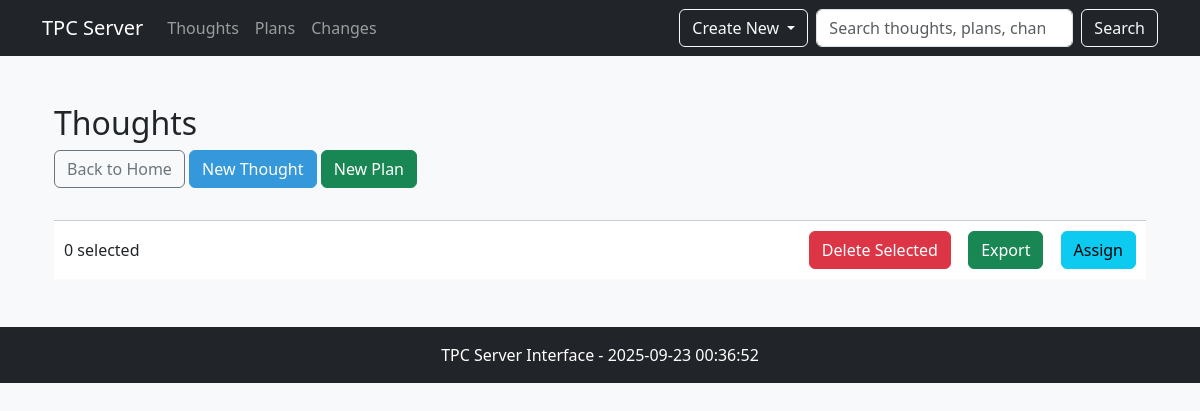
The app's page /thoughts, older data.
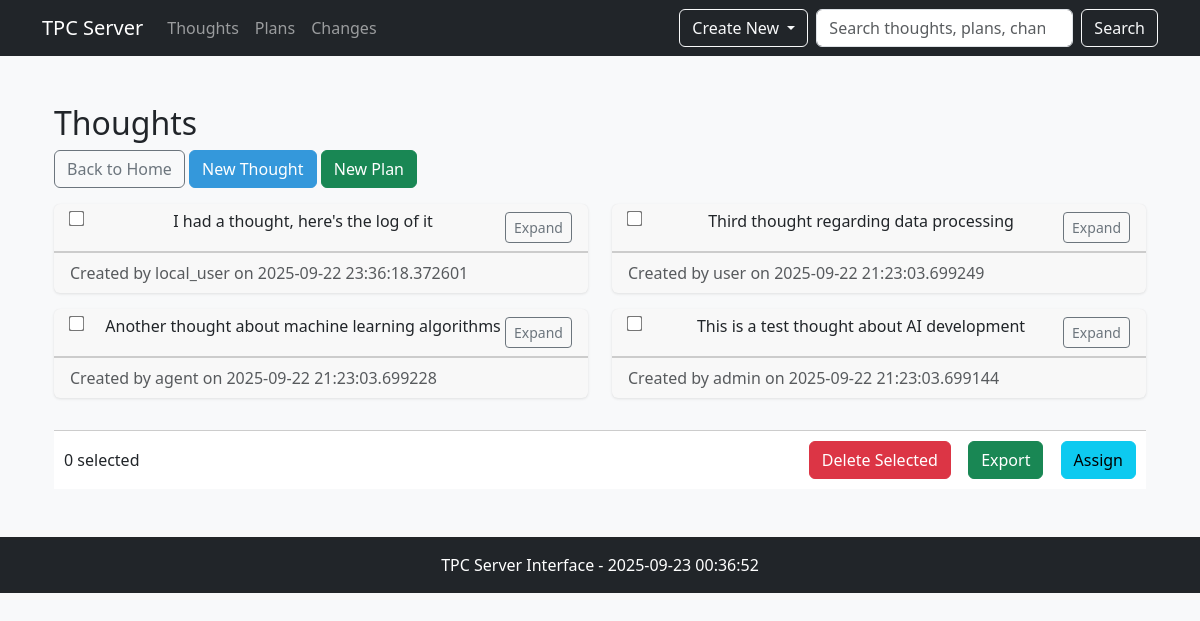
The same page, newer data.
### main.py (models this page shows)
class Thought(Base):
    __tablename__ = "thoughts"
    __table_args__ = (
        Index('ix_thought_status_created', 'status', 'created_at'),
    )
    id = Column(String, primary_key=True)
    content = Column(Text, nullable=False)
    agent_signature = Column(String, nullable=False, index=True)
    created_at = Column(DateTime, nullable=False, index=True)
    status = Column(String, default="active", index=True)
    plans = relationship(
        "Plan",
        secondary="thought_plan_association",
        back_populates="thoughts"
    )

### main.py (the view)
@app.get("/thoughts", response_class=HTMLResponse)
async def read_thoughts(
    request: Request,
    db = Depends(get_db),
    page: int = Query(1, ge=1),
    limit: int = Query(10, ge=1, le=100)
):
    current_user = await get_current_user_hybrid(request, db)
    logger.info(f"Thoughts endpoint accessed: user={getattr(current_user, 'username', 'None')}, role={getattr(current_user, 'role', 'None')}")
    async with AsyncSessionLocal() as session:
        logger.info("Building base query for thoughts")
        base_query = select(Thought).order_by(Thought.created_at.desc())
        unfiltered_count_query = select(func.count(Thought.id))
        unfiltered_result = await session.execute(unfiltered_count_query)
        unfiltered_total = unfiltered_result.scalar()
        logger.info(f"Unfiltered total thoughts in DB: {unfiltered_total}")
        logger.info("No agent_signature filtering applied - showing all thoughts")
        count_query = select(func.count()).select_from(base_query.subquery())
        total_result = await session.execute(count_query)
        total = total_result.scalar()
        logger.info(f"Final total thoughts count from query: {total}")
        sample_query = select(Thought.agent_signature).distinct().limit(5)
        sample_result = await session.execute(sample_query)
        samples = sample_result.scalars().all()
        logger.info(f"Sample distinct agent_signatures in DB: {list(samples)}")
        offset = (page - 1) * limit
        paginated_query = base_query.offset(offset).limit(limit)
        result = await session.execute(paginated_query)
        thoughts = result.scalars().all()
        logger.info(f"Fetched {len(thoughts)} thoughts for page {page}, limit {limit}")
        total_pages = (total + limit - 1) // limit if total > 0 else 1
    return templates.TemplateResponse(
        "thoughts.html",
        {
            "request": request,
            "thoughts": thoughts,
            "current_user": current_user,
            "total": total,
            "page": page,
            "limit": limit,
            "total_pages": total_pages
        }
    )

### templates/thoughts.html (shortened to what this page needs)
{% extends "base.html" %}
{% block content %}
<div class="container mt-4">
    <h2>Thoughts</h2>
    <div class="mb-3">
        <a href="/" class="btn btn-outline-secondary">Back to Home</a>
        <button class="btn btn-primary" data-bs-toggle="modal" data-bs-target="#createThoughtModal">New Thought</button>
        <button class="btn btn-success" data-bs-toggle="modal" data-bs-target="#createPlanModal">New Plan</button>
    </div>
    <div class="row">
        {% for thought in thoughts %}
        <div class="col-md-6 mb-3">
            <div class="card expandable">
                <div class="card-header d-flex justify-content-between align-items-start">
                    <input type="checkbox" class="bulk-select" value="{{ thought.id }}">
                    <h6 class="card-title mb-0 ms-2">{{ thought.content[:50] }}{% if thought.content|length > 50 %}...{% endif %}</h6>
                    <button class="btn btn-sm btn-outline-secondary expand-btn">Expand</button>
                </div>
                <div class="card-footer text-muted">
                    Created by {{ thought.agent_signature }} on {{ thought.created_at }}
                </div>
            </div>
        </div>
        {% endfor %}
    </div>
    <div class="bulk-actions mt-3">
        <div class="d-flex justify-content-between align-items-center">
            <div>
                <span id="selectedCount">0 selected</span>
            </div>
            <div>
                <button class="btn btn-danger me-2" id="bulkDelete">Delete Selected</button>
                <button class="btn btn-success me-2" id="bulkExport">Export</button>
                <button class="btn btn-info" id="bulkAssign">Assign</button>
            </div>
        </div>
    </div>
</div>
{% endblock %}

### templates/base.html (shortened to what this page needs)
<!DOCTYPE html>
<html lang="en">
<head>
    <link href="https://cdn.jsdelivr.net/npm/bootstrap@5.3.0/dist/css/bootstrap.min.css" rel="stylesheet">
    <link rel="stylesheet" href="https://cdn.jsdelivr.net/npm/bootstrap-icons@1.10.0/font/bootstrap-icons.css">
    <link href="/static/css/style.css" rel="stylesheet">
</head>
<body>
    <nav class="navbar navbar-expand-lg navbar-dark bg-dark">
        <div class="container">
            <a class="navbar-brand" href="/">TPC Server</a>
            <div class="collapse navbar-collapse" id="navbarNav">
                <ul class="navbar-nav me-auto">
                    <li class="nav-item">
                        <a class="nav-link" href="/thoughts">Thoughts</a>
                    </li>
                    <li class="nav-item">
                        <a class="nav-link" href="/plans">Plans</a>
                    </li>
                    <li class="nav-item">
                        <a class="nav-link" href="/changes">Changes</a>
                    </li>
                </ul>
                <div class="d-flex">
                    <div class="btn-group me-2">
                        <button type="button" class="btn btn-outline-light dropdown-toggle" data-bs-toggle="dropdown" aria-expanded="false">
                            Create New
                        </button>
                    </div>
                    <form class="d-flex" role="search">
                        <input class="form-control me-2" type="search" placeholder="Search thoughts, plans, changes..." aria-label="Search" id="searchInput">
                        <button class="btn btn-outline-light" type="submit">Search</button>
                    </form>
                </div>
            </div>
        </div>
    </nav>
    <main class="container py-4">
        {% block content %}{% endblock %}
    </main>
    <footer class="bg-dark text-white py-3 mt-4">
        <div class="container text-center">
            <p class="mb-0">TPC Server Interface - {{ now() }}</p>
        </div>
    </footer>
</body>
</html>

### static/css/style.css (style rules this page uses)
:root { --primary-color: #3498db; --secondary-color: #2ecc71; --accent-color: #e74c3c; --dark-color: #2c3e50; --light-color: #ecf0f1; }
body { background-color: #f8f9fa; }
.card { transition: transform 0.2s; border: none; box-shadow: 0 1px 3px rgba(0,0,0,0.1); }
.card.expandable { cursor: pointer; transition: box-shadow 0.2s; }
.bulk-actions { position: sticky; bottom: 0; background: white; padding: 10px; border-top: 1px solid #ccc; z-index: 10; }
.bulk-select { margin-right: 10px; transform: scale(1.2); }
.bulk-actions .btn { margin-left: 5px; }
.btn-primary { background-color: #3498db; border-color: #3498db; }

Row changes from the older to the newer data that the page shows:
added Thought: content "I had a thought, here's the log of it", agent_signature "local_user", created_at "2025-09-22 23:36:18.372601"
added Thought: content "Third thought regarding data processing", agent_signature "user", created_at "2025-09-22 21:23:03.699249"
added Thought: content "Another thought about machine learning algorithms", agent_signature "agent", created_at "2025-09-22 21:23:03.699228"
added Thought: content "This is a test thought about AI development", agent_signature "admin", created_at "2025-09-22 21:23:03.699144"
